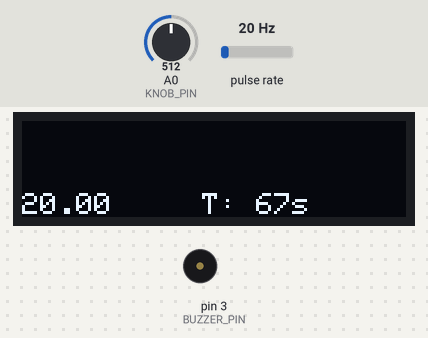
A sketch run on a simulated Arduino Uno, built with avr-gcc and run on an emulated ATmega328P. On the bench: 128×32 one-colour display, buzzer (waves = sounding). Wiring (inferred from the names in the program): pulse sensor: data pin 2. The test bench sets the inputs (shaded band); at power-on: pulse rate 20 Hz, A0 (KNOB_PIN) = 512.

Above: at 1.6 s.
1.7 s: pulse rate (sensor on pin 2) set to 4 Hz
At 2.75 s:
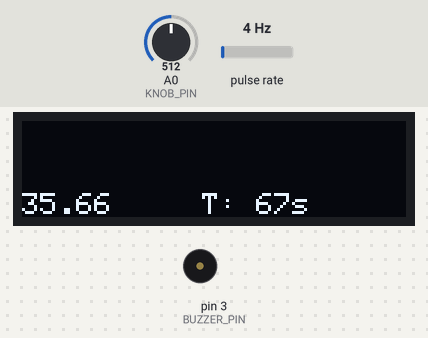
5.0 s: A0 (KNOB_PIN) set to 716
At 5.75 s:
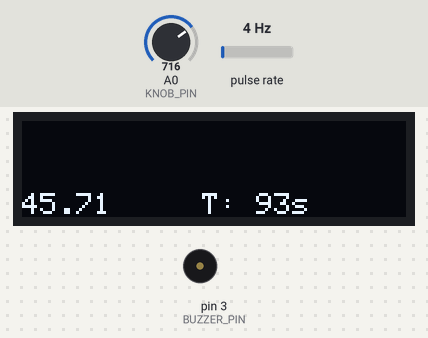
6.6 s: pulse rate (sensor on pin 2) set to 50 Hz
At 7.37 s:
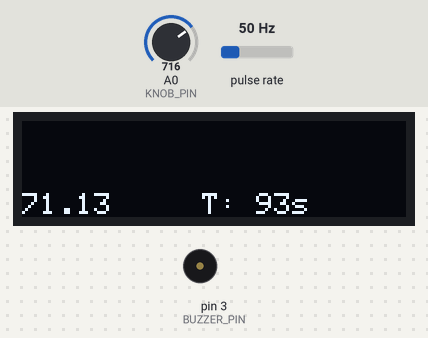
8.6 s: A0 (KNOB_PIN) set to 900
At 9.57 s:
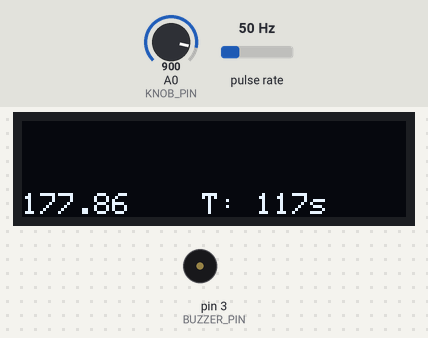
10.8 s: pulse rate (sensor on pin 2) set to 100 Hz
At 11.76 s:
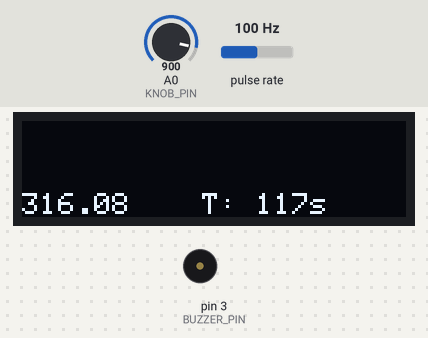
13.0 s: A0 (KNOB_PIN) set to 1023
At 13.95 s:
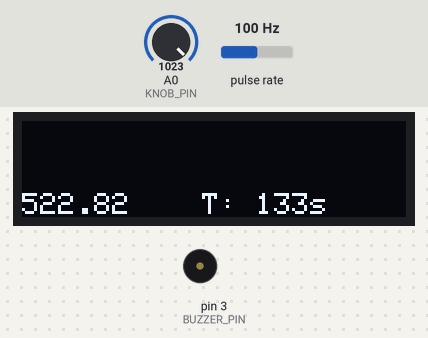
Timing chart, 0 to 16.0 s (numbered marks = the images above; inputs shaded):
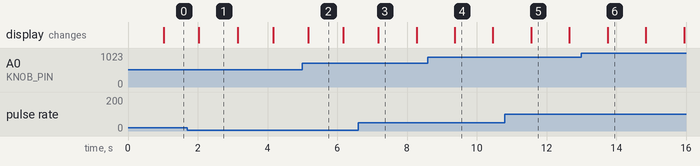

Measured:
- what the display in image 1 shows lasts 1.2 s, from 2.0 s to 3.2 s
- what the display in image 2 shows lasts 1.0 s, from 5.2 s to 6.2 s

The sketch:

geiger_oled2.ino
```cpp
// Include the libraries for the OLED display and the Geiger counter
#include <Adafruit_GFX.h>
#include <Adafruit_SSD1306.h>
#include <SPI.h>
#include <Wire.h>
#include <LowPower.h>

// Define interval for serial out statistics
#define SERIAL_OUT_INTERVAL 60000 // 60 so each minute

// Define the pins for the OLED display
#define OLED_RESET -1 // Reset pin # (or -1 if sharing Arduino reset pin)
#define SCREEN_ADDRESS 0x3C // See datasheet for Address; 0x3D for 128x64, 0x3C for 128x32
#define SCREEN_WIDTH 128 // OLED display width, in pixels
#define SCREEN_HEIGHT 32 // OLED display height, in pixels

// Define text parameters
#define DRAW_TEXT // if draw text at all
#define DRAW_TEXT_TIMEBASE // if draw timebase
//#define DRAW_TEXT_SHADOW // if cast shadow
#define DRAW_TEXT_RECTANGLE // if clear space for graph by drawing rectangle

#define TEXT_CPM_X 0 // x position of CPM text
#define TEXT_CPM_Y SCREEN_HEIGHT-8 // y position of CPM text

#define TEXT_TIMEBASE_X 60 // x position of timebase text
#define TEXT_TIMEBASE_Y SCREEN_HEIGHT-8 // y position of timebase text

// Define the pin for the Geiger counter
#define GEIGER_PIN 2 // Interrupt pin for the Geiger counter
#define BUZZER_PIN 3 // Buzzer pin

// Define the pin for the knob
#define KNOB_PIN A0 // Analog pin for the knob

// Create an object for the OLED display
Adafruit_SSD1306 display(SCREEN_WIDTH, SCREEN_HEIGHT, &Wire, OLED_RESET);

// Create some variables for the Geiger counter
volatile uint32_t counts = 0; // Counts per second
volatile uint32_t counts_copy = 0; // Counts per second, outside ISR copy
volatile float cpm    = 0; // Counts per minute
volatile float cpm_avg1; // cpm short term average
volatile float cpm_avg2; // cpm long term average

uint32_t previousMillis = 0; // Previous time in milliseconds
uint32_t previousMillis_serial = 0; // Previous time in milliseconds for serial out routine
uint32_t previousMillis_graph = 0; // Previous time in milliseconds for graph update

uint32_t interval = 1000;     // Interval to update counts per second
uint32_t graph_interval = 2000 ; // Interval to update graph , adjustable by a knob
uint8_t  display_brightness ; // global variable to adjust display brightness
bool pulse_beep = false ; // pulse detected

// Create some variables for the knob
uint16_t knobValue = 0; // Value read from the knob
uint8_t timeBase = 1; // Time base for the rolling graph in seconds

// Create some variables for the rolling graph
uint8_t graphX = 0;             // X position of the graph
uint8_t graphY = 0;             // Y position of the graph
uint8_t graphW = SCREEN_WIDTH;  // Width of the graph
uint8_t graphH = SCREEN_HEIGHT-1; // Height of the graph
uint16_t graphMin = 0 ;          // minimum value of the graph
uint16_t graphMax = 100;         // Maximum value of the graph
#define OPTIMIZED_MAX_SEARCH    // faster for bigger displays
 //but does not include most recent value in the search

// Create an array to store the graph data
uint16_t graphData[SCREEN_WIDTH] ;
//int graphData[graphW]; // todo : there are things hardcoded below, beware

// Interrupt service routine for the Geiger counter
void geigerISR() {
  counts++; // Increment counts by one
  pulse_beep = true;
}

void setup() {
  Serial.begin(115200); // Start serial communication

  pinMode(BUZZER_PIN, OUTPUT); // Set buzzer pin as output

  // Initialize the OLED display
  if (!display.begin(SSD1306_SWITCHCAPVCC, SCREEN_ADDRESS)) {
    Serial.println(F("SSD1306 allocation failed"));
//    while (true); // Don't proceed, loop forever
 // if display not found, proceed anyway
  }

  // Clear the display buffer and set text size and color
  display.clearDisplay();
  display.setTextSize(1);
  display.setTextColor(SSD1306_WHITE);

  // Attach an interrupt to the Geiger counter pin
  pinMode(GEIGER_PIN, INPUT);
  attachInterrupt(digitalPinToInterrupt(GEIGER_PIN), geigerISR, RISING);
}

void loop() {
  uint32_t currentMillis = millis(); // Get current time in milliseconds

  // Update counts per second every interval
  if (currentMillis - previousMillis >= interval) {
    previousMillis = currentMillis; // Save current time
    noInterrupts();  //disable interrupts while reading and updating counts
    counts_copy = counts; // take snapshot of counts
    counts = 0;       // Reset counts to zero
    interrupts();     // Enable interrupts again

    cpm = (cpm * 59.0 + counts_copy * 60.0) / 60.0; // Calculate counts per minute using exponential moving average
    cpm_avg1 = (cpm_avg1 *  3.0 + cpm) /  4.0;  // short term average for external graph
    cpm_avg2 = (cpm_avg2 * 11.0 + cpm_avg1) / 12.0;  // long  term average for external graph


//    Serial.print("CPM: "); // Print counts per minute to serial monitor
//    Serial.println(cpm);
    if (currentMillis - previousMillis_serial >= SERIAL_OUT_INTERVAL) { // Check if interval has passed
      previousMillis_serial = currentMillis; // Update previous time for serial out
      Serial.print(currentMillis); // Print timestamp in millis
      Serial.print(","); // Print comma separator
      Serial.print(cpm_avg1,3); // Print short term average
      Serial.print(","); // Print comma separator
      Serial.println(cpm_avg2,3); // Print long term average
      }

    knobValue = analogRead(KNOB_PIN); // Read value from knob
    timeBase = map(knobValue, 0, 920, 1, 120); // Map knob value to time base in seconds
    graph_interval = (uint32_t)timeBase * 1000 ; // Calculate graph interval based on time base

  if (currentMillis - previousMillis_graph >= graph_interval) {
    previousMillis_graph = currentMillis; // Save current time
                       // Clear the display buffer
    display.clearDisplay();
    updateGraph();     // Update rolling graph with new data
    drawGraph();       // Draw rolling graph on OLED display
  }

#ifdef DRAW_TEXT
    updateDisplay();   // Update OLED display with text
#endif //DRAW_TEXT
    display.display(); // Show display buffer on screen


  } //if 1 second interval

    if (pulse_beep){
    tone(BUZZER_PIN, 4000, 2); // beep buzzer
    pulse_beep = false ; // reset pulse_beep
    display_brightness = 255;
     for (uint8_t i = 0; i < 8; i++){
      LowPower.idle(SLEEP_15MS, ADC_OFF, TIMER2_ON, TIMER1_OFF, TIMER0_ON, SPI_OFF, USART0_OFF, TWI_OFF);
     }
    }

    display_brightness-- ;        // fade the display
    if (display_brightness <=1) {
      display_brightness = 1; // min
    }

    display.ssd1306_command(SSD1306_SETCONTRAST);
    display.ssd1306_command(display_brightness);


    LowPower.idle(SLEEP_15MS, ADC_OFF, TIMER2_OFF, TIMER1_OFF, TIMER0_ON, SPI_OFF, USART0_OFF, TWI_OFF);

} // loop()

#ifdef DRAW_TEXT
// Update OLED display with new data
void updateDisplay() {

#ifdef DRAW_TEXT_SHADOW
//cast +1 -1 shadow first
  display.setTextColor(SSD1306_BLACK);
  // Set the cursor position and print CPM value
  display.setCursor(TEXT_CPM_X+1, TEXT_CPM_Y-1);
  //display.print("CPM: ");
  display.print(cpm);

  display.setCursor(TEXT_TIMEBASE_X+1, TEXT_TIMEBASE_Y-1);
  display.print("T: ");
  display.print(timeBase);
  display.print("s");

//cast +1 +1 shadow
  display.setTextColor(SSD1306_BLACK);
  // Set the cursor position and print CPM value
  display.setCursor(TEXT_CPM_X+1, TEXT_CPM_Y+1);
  //display.print("CPM: ");
  display.print(cpm);

  // Set the cursor position and print time base value
  display.setCursor(TEXT_TIMEBASE_X+1, TEXT_TIMEBASE_Y+1);
  display.print("T: ");
  display.print(timeBase);
  display.print("s");

//cast -1 +1 shadow first
  display.setTextColor(SSD1306_BLACK);
  // Set the cursor position and print CPM value
  display.setCursor(TEXT_CPM_X-1, TEXT_CPM_Y+1);
  //display.print("CPM: ");
  display.print(cpm);

  // Set the cursor position and print time base value
  display.setCursor(TEXT_TIMEBASE_X-1, TEXT_TIMEBASE_Y+1);
  display.print("T: ");
  display.print(timeBase);
  display.print("s");
#endif //DRAW_TEXT_SHADOW

#ifdef DRAW_TEXT_RECTANGLE
int16_t  x1, y1;
uint16_t w, h;

char buffer[40];
  sprintf(buffer, "%d.%02d",(uint16_t)cpm, (uint16_t)(cpm*100)%100);
display.getTextBounds(buffer, TEXT_CPM_X, TEXT_CPM_Y, &x1, &y1, &w, &h);
display.fillRect(x1,y1-1,w,h+1,BLACK); // Clear the area below CPM value
#endif // DRAW_TEXT_RECTANGLE

//paint text
  display.setTextColor(SSD1306_WHITE);
  // Set the cursor position and print CPM value
  display.setCursor(TEXT_CPM_X, TEXT_CPM_Y);
  //display.print("CPM: ");
  display.print(buffer);

#ifdef DRAW_TEXT_TIMEBASE
#ifdef DRAW_TEXT_RECTANGLE
display.fillRect(TEXT_TIMEBASE_X,TEXT_TIMEBASE_Y-1,40,9,BLACK); // Clear the area below timebase value
#endif // DRAW_TEXT_RECTANGLE

  // Set the cursor position and print time base value
  display.setCursor(TEXT_TIMEBASE_X, TEXT_TIMEBASE_Y);
  display.print("T: ");
  display.print(timeBase);
  display.print("s");
#endif //DRAW_TEXT_TIMEBASE
}
#endif DRAW_TEXT

// Update rolling graph with new data
void updateGraph() {
#ifdef OPTIMIZED_MAX_SEARCH
// Shift the graph data to the left by one pixel and find the maximum value
  graphMin = graphMax; // set graphMin to last graphMax value
  graphMax = 0;
  for (int i = 0; i < graphW - 1; i++) {
    graphData[i] = graphData[i + 1];
    if (graphData[i] > graphMax) {
      graphMax = graphData[i];
      }
    if (graphData[i] < graphMin) {
      graphMin = graphData[i];
    }
    // graphMax = max(graphMax, graphData[i]);
    // or use that instead
  }
#endif OPTIMIZED_MAX_SEARCH

#ifndef OPTIMIZED_MAX_SEARCH
  // Shift the graph data to the left by one pixel
  for (int i = 0; i < graphW - 1; i++) {
    graphData[i] = graphData[i + 1];
  }
#endif OPTIMIZED_MAX_SEARCH

  // Add the new data to the rightmost pixel
  graphData[graphW - 1] = cpm;

#ifndef OPTIMIZED_MAX_SEARCH
  // Find the maximum value in the graph data
  graphMax = 0;
  graphMin = 0;
  for (int i = 0; i < graphW; i++) {
    if (graphData[i] > graphMax) {
      graphMax = graphData[i];
    }
  }
#endif OPTIMIZED_MAX_SEARCH


}

// Draw rolling graph on OLED display
void drawGraph() {
  // Draw a horizontal line at the bottom of the graph
  //display.drawLine(graphX, graphY + graphH, graphX + graphW , graphY + graphH , SSD1306_WHITE);

  // Draw a vertical line at the left of the graph
  //display.drawLine(graphX, graphY, graphX, graphY + graphH - 1, SSD1306_WHITE);

  // Draw the graph data as vertical bars
  for (uint8_t i = 0; i < graphW; i++) {
    // Map the data value to the graph height
    uint8_t barHeight = map(graphData[i], graphMin, graphMax, 0, graphH );

    // Draw a vertical bar from the bottom to the data value
//    display.drawLine(graphX + i, graphY + graphH , graphX + i, graphY + graphH - barHeight, SSD1306_WHITE);
    //display.drawFastVLine(graphX + i, graphY + graphH , barHeight, SSD1306_WHITE);
    display.drawFastVLine(graphX + i, graphY+(graphH-barHeight) , barHeight, SSD1306_WHITE);

  }
}


//Source: Conversation with Bing, 4/30/2023
//(1) Arduino DIY Geiger Counter : 12 Steps (with Pictures) - Instructables. https://www.instructables.com/Arduino-DIY-Geiger-Counter/.
//(2) Arduino Library & Examples | Monochrome OLED Breakouts | Adafruit .... https://learn.adafruit.com/monochrome-oled-breakouts/arduino-library-and-examples.
//(3) Geiger Counter With Arduino Uno - Instructables. https://www.instructables.com/Geiger-Counter/.
//(4) Arduino Geiger Counter : 6 Steps - Instructables. https://www.instructables.com/Arduino-Geiger-Counter/.
//(5) Wiring 128x32 I2C Display | Monochrome OLED Breakouts | Adafruit .... https://learn.adafruit.com/monochrome-oled-breakouts/wiring-128x32-i2c-display.
//(6) Wiring 128x32 SPI OLED display | Monochrome OLED Breakouts | Adafruit .... https://learn.adafruit.com/monochrome-oled-breakouts/wiring-128x32-spi-oled-display.
```
